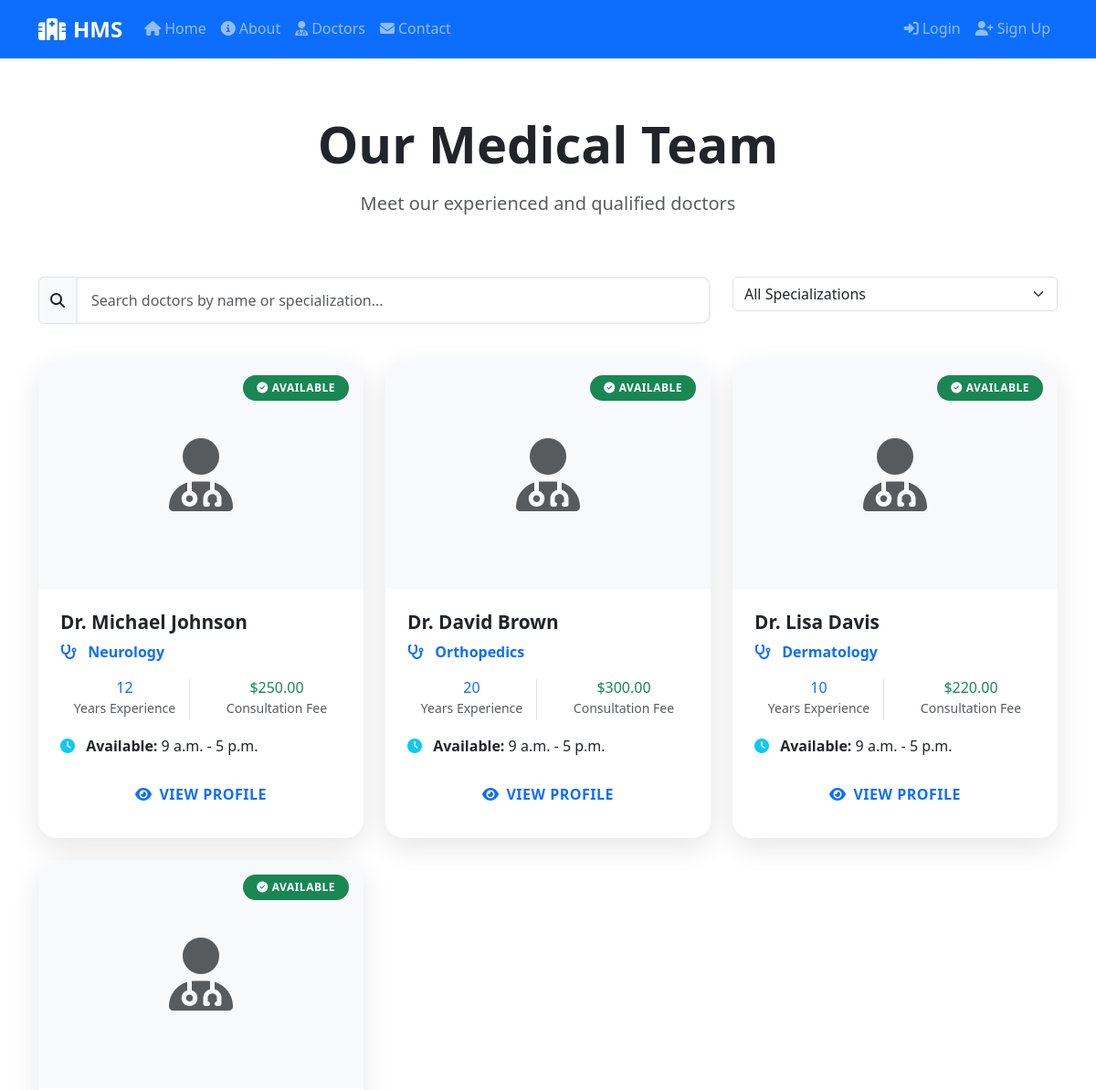
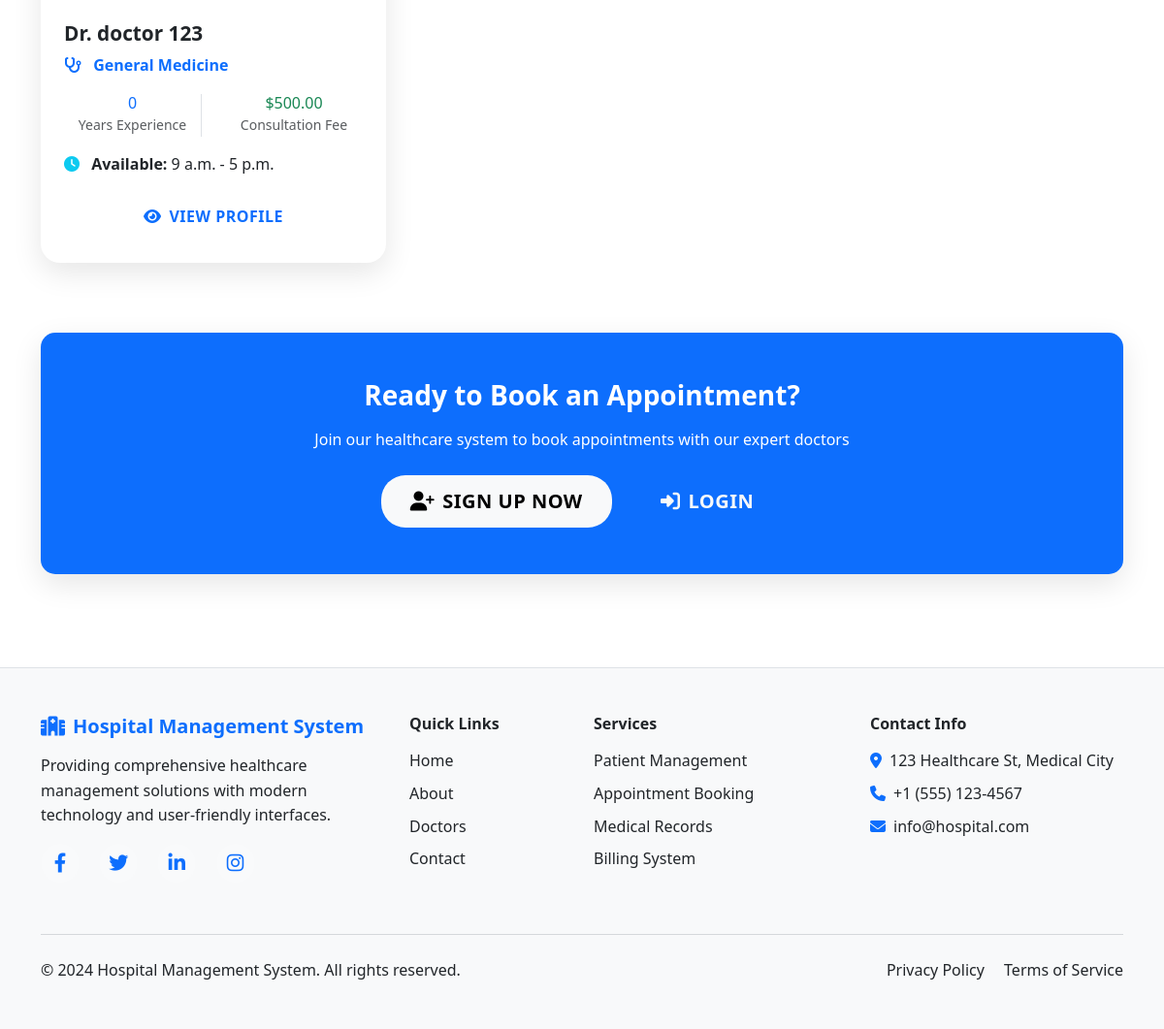
The app's page /doctors/ with its own data (2 pictures, top to bottom).
### hospital/models.py (models this page shows, shortened)
class Doctor(models.Model):
    SPECIALIZATION_CHOICES = [
        ('cardiology', 'Cardiology'),
        ('dermatology', 'Dermatology'),
        ('neurology', 'Neurology'),
        ('orthopedics', 'Orthopedics'),
        ('pediatrics', 'Pediatrics'),
        ('psychiatry', 'Psychiatry'),
        ('general', 'General Medicine'),
    ]
    user = models.OneToOneField(User, on_delete=models.CASCADE)
    specialization = models.CharField(max_length=20, choices=SPECIALIZATION_CHOICES)
    license_number = models.CharField(max_length=50, blank=True)
    experience_years = models.PositiveIntegerField(default=0)
    consultation_fee = models.DecimalField(max_digits=10, decimal_places=2, default=100.00)
    available_from = models.TimeField(default='09:00')
    available_to = models.TimeField(default='17:00')
    is_available = models.BooleanField(default=True)
    bio = models.TextField(blank=True)
    qualifications = models.TextField(blank=True)
    profile_picture = models.ImageField(upload_to='doctors/', blank=True, null=True)

### hospital/views.py (the view)
# urls.py: path('doctors/', views.DoctorListView.as_view(), name='doctors'),
class DoctorListView(ListView):
    model = Doctor
    template_name = 'hospital/doctors.html'
    context_object_name = 'doctors'
    paginate_by = 12
    def get_queryset(self):
        queryset = Doctor.objects.filter(is_available=True)
        specialization = self.request.GET.get('specialization')
        search = self.request.GET.get('search')
        if specialization:
            queryset = queryset.filter(specialization=specialization)
        if search:
            queryset = queryset.filter(
                Q(user__first_name__icontains=search) |
                Q(user__last_name__icontains=search) |
                Q(specialization__icontains=search)
            )
        return queryset
    def get_context_data(self, **kwargs):
        context = super().get_context_data(**kwargs)
        context['specializations'] = Doctor.SPECIALIZATION_CHOICES
        context['current_specialization'] = self.request.GET.get('specialization', '')
        context['current_search'] = self.request.GET.get('search', '')
        return context

### templates/hospital/doctors.html (shortened to what this page needs)
{% extends 'hospital/base.html' %}
{% load static %}
{% block content %}
<div class="container py-5">
    <div class="row mb-5">
        <div class="col-12 text-center">
            <h1 class="display-4 fw-bold mb-3">Our Medical Team</h1>
            <p class="lead text-muted">Meet our experienced and qualified doctors</p>
        </div>
    </div>
    <div class="row mb-4">
        <div class="col-lg-8 col-md-6 mb-3">
            <div class="input-group">
                <span class="input-group-text">
                    <i class="fas fa-search"></i>
                </span>
                <input type="text" class="form-control" placeholder="Search doctors by name or specialization..."
                       value="{{ current_search }}" id="doctorSearch">
            </div>
        </div>
        <div class="col-lg-4 col-md-6 mb-3">
            <select class="form-select" id="specializationFilter">
                <option value="">All Specializations</option>
            </select>
        </div>
    </div>
    <div class="row" id="doctorsGrid">
        {% for doctor in doctors %}
            <div class="col-lg-4 col-md-6 mb-4 doctor-item"
                 data-name="{{ doctor.user.get_full_name|lower }}"
                 data-specialization="{{ doctor.specialization }}">
                <div class="doctor-card">
                    <div class="position-relative">
                        {% if doctor.user.userprofile.profile_picture %}
                            <img src="{{ doctor.user.userprofile.profile_picture.url }}"
                                 alt="Dr. {{ doctor.user.get_full_name }}"
                                 class="doctor-image">
                        {% else %}
                            <div class="doctor-image d-flex align-items-center justify-content-center bg-light">
                                <i class="fas fa-user-md fa-5x text-muted"></i>
                            </div>
                        {% endif %}
                        {% if doctor.is_available %}
                            <span class="badge bg-success position-absolute top-0 end-0 m-3">
                                <i class="fas fa-check-circle me-1"></i>Available
                            </span>
                        {% else %}
                            <span class="badge bg-danger position-absolute top-0 end-0 m-3">
                                <i class="fas fa-times-circle me-1"></i>Unavailable
                            </span>
                        {% endif %}
                    </div>
                    <div class="doctor-info">
                        <h5 class="doctor-name">Dr. {{ doctor.user.get_full_name }}</h5>
                        <p class="doctor-specialty">
                            <i class="fas fa-stethoscope me-2"></i>
                            {{ doctor.get_specialization_display }}
                        </p>
                        <div class="doctor-details mb-3">
                            <div class="row text-center">
                                <div class="col-6">
                                    <div class="border-end">
                                        <h6 class="text-primary mb-0">{{ doctor.experience_years }}</h6>
                                        <small class="text-muted">Years Experience</small>
                                    </div>
                                </div>
                                <div class="col-6">
                                    <h6 class="text-success mb-0">${{ doctor.consultation_fee }}</h6>
                                    <small class="text-muted">Consultation Fee</small>
                                </div>
                            </div>
                        </div>
                        <div class="doctor-schedule mb-3">
                            <p class="mb-1">
                                <i class="fas fa-clock me-2 text-info"></i>
                                <strong>Available:</strong> {{ doctor.available_from }} - {{ doctor.available_to }}
                            </p>
                        </div>
                        <div class="doctor-actions d-grid gap-2">
                            <a href="{% url 'doctor_detail' doctor.pk %}" class="btn btn-outline-primary">
                                <i class="fas fa-eye me-2"></i>View Profile
                            </a>
                        </div>
                    </div>
                </div>
            </div>
        {% endfor %}
    </div>
    {% if not user.is_authenticated %}
        <div class="row mt-5">
            <div class="col-12">
                <div class="card bg-primary text-white">
                    <div class="card-body text-center py-5">
                        <h3 class="fw-bold mb-3">Ready to Book an Appointment?</h3>
                        <p class="mb-4">Join our healthcare system to book appointments with our expert doctors</p>
                        <a href="{% url 'signup' %}" class="btn btn-light btn-lg me-3">
                            <i class="fas fa-user-plus me-2"></i>Sign Up Now
                        </a>
                        <a href="{% url 'login' %}" class="btn btn-outline-light btn-lg">
                            <i class="fas fa-sign-in-alt me-2"></i>Login
                        </a>
                    </div>
                </div>
            </div>
        </div>
    {% endif %}
</div>
{% endblock %}

### templates/hospital/base.html (shortened to what this page needs)
<!DOCTYPE html>
<html lang="en">
<head>
    <link href="https://cdn.jsdelivr.net/npm/bootstrap@5.3.0/dist/css/bootstrap.min.css" rel="stylesheet">
    <link rel="stylesheet" href="https://cdnjs.cloudflare.com/ajax/libs/font-awesome/6.4.0/css/all.min.css">
    {% load static %}
    <link rel="stylesheet" href="{% static 'css/style.css' %}">
</head>
<body>
    <nav class="navbar navbar-expand-lg navbar-dark bg-primary fixed-top">
        <div class="container">
            <a class="navbar-brand fw-bold" href="{% url 'home' %}">
                <i class="fas fa-hospital-alt me-2"></i>HMS
            </a>
            <div class="collapse navbar-collapse" id="navbarNav">
                <ul class="navbar-nav me-auto">
                    <li class="nav-item">
                        <a class="nav-link" href="{% url 'home' %}">
                            <i class="fas fa-home me-1"></i>Home
                        </a>
                    </li>
                    <li class="nav-item">
                        <a class="nav-link" href="{% url 'about' %}">
                            <i class="fas fa-info-circle me-1"></i>About
                        </a>
                    </li>
                    <li class="nav-item">
                        <a class="nav-link" href="{% url 'doctors' %}">
                            <i class="fas fa-user-md me-1"></i>Doctors
                        </a>
                    </li>
                    <li class="nav-item">
                        <a class="nav-link" href="{% url 'contact' %}">
                            <i class="fas fa-envelope me-1"></i>Contact
                        </a>
                    </li>
                </ul>
                <ul class="navbar-nav">
                    {% if user.is_authenticated %}
                        <li class="nav-item dropdown">
                            <a class="nav-link dropdown-toggle" href="#" role="button" data-bs-toggle="dropdown">
                                <i class="fas fa-user-circle me-1"></i>{{ user.get_full_name|default:user.username }}
                            </a>
                            <ul class="dropdown-menu">
                                <li><a class="dropdown-item" href="{% url 'dashboard' %}">
                                    <i class="fas fa-tachometer-alt me-2"></i>Dashboard
                                </a></li>
                                <li><a class="dropdown-item" href="{% url 'profile' %}">
                                    <i class="fas fa-user-edit me-2"></i>Profile
                                </a></li>
                                {% if user.userprofile.role == 'patient' %}
                                <li><a class="dropdown-item" href="{% url 'book_appointment' %}">
                                    <i class="fas fa-plus me-2"></i>Book Appointment
                                </a></li>
                                {% endif %}
                                <li><hr class="dropdown-divider"></li>
                                <li><a class="dropdown-item" href="{% url 'logout' %}">
                                    <i class="fas fa-sign-out-alt me-2"></i>Logout
                                </a></li>
                            </ul>
                        </li>
                    {% else %}
                        <li class="nav-item">
                            <a class="nav-link" href="{% url 'login' %}">
                                <i class="fas fa-sign-in-alt me-1"></i>Login
                            </a>
                        </li>
                        <li class="nav-item">
                            <a class="nav-link" href="{% url 'signup' %}">
                                <i class="fas fa-user-plus me-1"></i>Sign Up
                            </a>
                        </li>
                    {% endif %}
                </ul>
            </div>
        </div>
    </nav>
    <main class="main-content">
        {% block content %}{% endblock %}
    </main>
    <footer class="bg-light text-dark py-5 mt-5 border-top">
        <div class="container">
            <div class="row">
                <div class="col-lg-4 mb-4">
                    <h5 class="fw-bold mb-3 text-primary">
                        <i class="fas fa-hospital-alt me-2"></i>Hospital Management System
                    </h5>
                    <p class="text-dark">
                        Providing comprehensive healthcare management solutions with modern technology
                        and user-friendly interfaces.
                    </p>
                    <div class="social-links">
                        <a href="#" class="text-primary me-3 fs-5"><i class="fab fa-facebook-f"></i></a>
                        <a href="#" class="text-primary me-3 fs-5"><i class="fab fa-twitter"></i></a>
                        <a href="#" class="text-primary me-3 fs-5"><i class="fab fa-linkedin-in"></i></a>
                        <a href="#" class="text-primary fs-5"><i class="fab fa-instagram"></i></a>
                    </div>
                </div>
                <div class="col-lg-2 col-md-6 mb-4">
                    <h6 class="fw-bold mb-3 text-dark">Quick Links</h6>
                    <ul class="list-unstyled">
                        <li class="mb-2"><a href="{% url 'home' %}" class="text-dark text-decoration-none">Home</a></li>
                        <li class="mb-2"><a href="{% url 'about' %}" class="text-dark text-decoration-none">About</a></li>
                        <li class="mb-2"><a href="{% url 'doctors' %}" class="text-dark text-decoration-none">Doctors</a></li>
                        <li class="mb-2"><a href="{% url 'contact' %}" class="text-dark text-decoration-none">Contact</a></li>
                    </ul>
                </div>
                <div class="col-lg-3 col-md-6 mb-4">
                    <h6 class="fw-bold mb-3 text-dark">Services</h6>
                    <ul class="list-unstyled">
                        <li class="text-dark mb-2">Patient Management</li>
                        <li class="text-dark mb-2">Appointment Booking</li>
                        <li class="text-dark mb-2">Medical Records</li>
                        <li class="text-dark mb-2">Billing System</li>
                    </ul>
                </div>
                <div class="col-lg-3 mb-4">
                    <h6 class="fw-bold mb-3 text-dark">Contact Info</h6>
                    <div class="text-dark">
                        <p class="mb-2"><i class="fas fa-map-marker-alt me-2 text-primary"></i>123 Healthcare St, Medical City</p>
                        <p class="mb-2"><i class="fas fa-phone me-2 text-primary"></i>+1 (555) 123-4567</p>
                        <p class="mb-2"><i class="fas fa-envelope me-2 text-primary"></i>info@hospital.com</p>
                    </div>
                </div>
            </div>
            <hr class="my-4 border-secondary">
            <div class="row align-items-center">
                <div class="col-md-6">
                    <p class="text-dark mb-0">&copy; 2024 Hospital Management System. All rights reserved.</p>
                </div>
                <div class="col-md-6 text-md-end">
                    <a href="#" class="text-dark text-decoration-none me-3">Privacy Policy</a>
                    <a href="#" class="text-dark text-decoration-none">Terms of Service</a>
                </div>
            </div>
        </div>
    </footer>
    <link rel="stylesheet" href="https://cdnjs.cloudflare.com/ajax/libs/animate.css/4.1.1/animate.min.css">
</body>
</html>

### records on screen
Doctor: is_available True (drawn), user.get_full_name "Michael Johnson", specialization "Neurology", experience_years "12", consultation_fee "250.00", available_from "9 a.m.", available_to "5 p.m."
Doctor: is_available True (drawn), user.get_full_name "David Brown", specialization "Orthopedics", experience_years "20", consultation_fee "300.00", available_from "9 a.m.", available_to "5 p.m."
Doctor: is_available True (drawn), user.get_full_name "Lisa Davis", specialization "Dermatology", experience_years "10", consultation_fee "220.00", available_from "9 a.m.", available_to "5 p.m."
Doctor: is_available True (drawn), user.get_full_name "doctor 123", specialization "General Medicine", experience_years "0", consultation_fee "500.00", available_from "9 a.m.", available_to "5 p.m."
